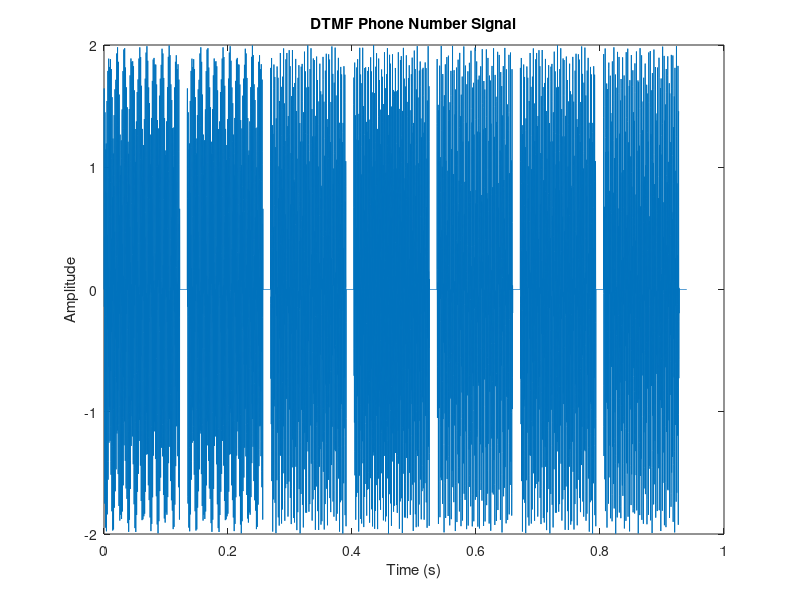

Here is the MATLAB script that generated this plot:
clc; clear; close all;
Fs = 8192;
Nseg = 1000;
Nsil = 100;
t = (0:Nseg-1)/Fs;
digits = [3 3 5 9 4 5 7];
space = [];
for d = digits
    switch d
        case 0, f1 = 941; f2 = 1336;
        case 1, f1 = 697; f2 = 1209;
        case 2, f1 = 697; f2 = 1336;
        case 3, f1 = 697; f2 = 1477;
        case 4, f1 = 770; f2 = 1209;
        case 5, f1 = 770; f2 = 1336;
        case 6, f1 = 770; f2 = 1477;
        case 7, f1 = 852; f2 = 1209;
        case 8, f1 = 852; f2 = 1336;
        case 9, f1 = 852; f2 = 1477;
    end
    tone = sin(2*pi*f1*t) + sin(2*pi*f2*t);
    space = [space tone zeros(1,Nsil)];
end
figure;
plot((0:length(space)-1)/Fs, space);
xlabel('Time (s)');
ylabel('Amplitude');
title('DTMF Phone Number Signal');

sound(space, Fs);